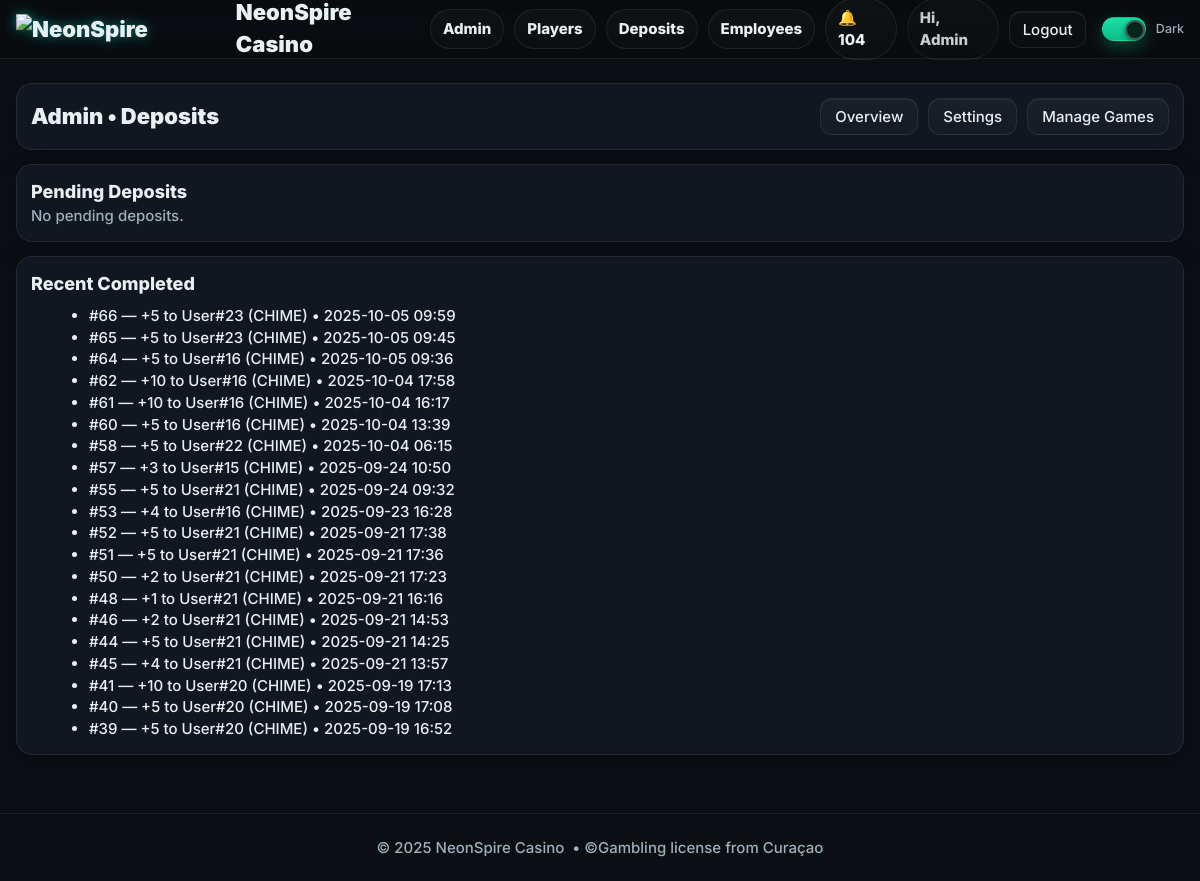
The page /admin/deposits (signed in) on the database its author committed.
### models.py (models this page shows, shortened)
class User(db.Model, UserMixin):
    __tablename__ = "users"
    id = db.Column(db.Integer, primary_key=True)
    name = db.Column(db.String(120), nullable=False)
    email = db.Column(db.String(255), unique=True, nullable=False, index=True)
    mobile = db.Column(db.String(24), nullable=True, index=True)  # E.164
    password_hash = db.Column(db.String(255), nullable=False)
    role = db.Column(db.String(20), nullable=False, default="PLAYER")  # PLAYER | EMPLOYEE | ADMIN
    email_verified = db.Column(db.Boolean, default=False, index=True)
    email_verified_at = db.Column(db.DateTime, nullable=True)
    promo_seen = db.Column(db.Boolean, default=False, index=True)
    created_at = db.Column(db.DateTime, default=datetime.utcnow)

class DepositRequest(db.Model):
    __tablename__ = "deposit_requests"
    id = db.Column(db.Integer, primary_key=True)
    user_id = db.Column(db.Integer, db.ForeignKey("users.id"), nullable=False, index=True)
    game_id = db.Column(db.Integer, db.ForeignKey("games.id"), nullable=True, index=True)
    amount = db.Column(db.Integer, nullable=False)
    method = db.Column(db.String(20), nullable=False, default="CRYPTO", index=True)  # CRYPTO|CHIME|CASHAPP
    proof_url = db.Column(db.String(500), default="")
    status = db.Column(db.String(20), default="PENDING", index=True)  # PENDING|RECEIVED|LOADED|REJECTED
    note = db.Column(db.String(300), default="")
    received_at = db.Column(db.DateTime, nullable=True)
    loaded_at = db.Column(db.DateTime, nullable=True)
    loaded_by = db.Column(db.Integer, db.ForeignKey("users.id"), nullable=True)
    credited_amount = db.Column(db.Integer, default=0)
    provider = db.Column(db.String(32), default="safepay")
    provider_order_id = db.Column(db.String(128))
    pay_url = db.Column(db.Text)
    backend_url = db.Column(db.Text)
    meta = db.Column(db.JSON, default=dict)
    created_at = db.Column(db.DateTime, default=datetime.utcnow)
    updated_at = db.Column(db.DateTime, default=datetime.utcnow, onupdate=datetime.utcnow)

### admin_bp.py (the view)
@admin_bp.get("/deposits")
@login_required
def deposits_audit():
    pending = (
        DepositRequest.query.filter_by(status="PENDING")
        .order_by(DepositRequest.created_at.desc())
        .all()
    )
    recent = (
        DepositRequest.query.filter(DepositRequest.status.in_(["LOADED", "PAID"]))
        .order_by(DepositRequest.updated_at.desc())
        .limit(20)
        .all()
    )
    return render_template("admin_deposits.html", page_title="Deposits", pending=pending, recent=recent)

### admin_bp.py (called while the page is built)
@admin_bp.before_request
def require_admin():
    if not current_user.is_authenticated:
        return redirect(url_for("auth.login_get", next=url_for("adminbp.admin_home")))
    if (current_user.role or "").upper() != "ADMIN":
        return abort(403)

### templates/admin_deposits.html
{% extends "base.html" %}
{% block content %}
<div class="shell">
  <div class="panel" style="display:flex;align-items:center;justify-content:space-between;gap:12px">
    <div style="font-weight:900;font-size:22px">Admin • Deposits</div>
    <div style="display:flex;gap:10px;flex-wrap:wrap">
      <a class="btn" href="{{ url_for('adminbp.admin_home') }}">Overview</a>
      <a class="btn" href="{{ url_for('adminbp.settings_get') }}">Settings</a>
      <a class="btn" href="{{ url_for('adminbp.games_list') }}">Manage Games</a>
    </div>
  </div>
  <div class="panel">
    <div class="h3">Pending Deposits</div>
    {% if pending and pending|length %}
      <div style="overflow:auto;border:1px solid var(--stroke);border-radius:12px;margin-top:10px">
        <table style="width:100%;border-collapse:collapse">
          <thead>
            <tr style="background:rgba(255,255,255,.03)">
              <th style="text-align:left;padding:10px 12px;border-bottom:1px solid var(--stroke)">ID</th>
              <th style="text-align:left;padding:10px 12px;border-bottom:1px solid var(--stroke)">User</th>
              <th style="text-align:left;padding:10px 12px;border-bottom:1px solid var(--stroke)">Amount</th>
              <th style="text-align:left;padding:10px 12px;border-bottom:1px solid var(--stroke)">Method</th>
              <th style="text-align:left;padding:10px 12px;border-bottom:1px solid var(--stroke)">Proof</th>
              <th style="text-align:left;padding:10px 12px;border-bottom:1px solid var(--stroke)">Created</th>
              <th style="text-align:right;padding:10px 12px;border-bottom:1px solid var(--stroke)">Actions</th>
            </tr>
          </thead>
          <tbody>
            {% for d in pending %}
            <tr>
              <td style="padding:10px 12px;border-bottom:1px solid var(--stroke)">#{{ d.id }}</td>
              <td style="padding:10px 12px;border-bottom:1px solid var(--stroke)">User#{{ d.user_id }}</td>
              <td style="padding:10px 12px;border-bottom:1px solid var(--stroke)">{{ d.amount }}</td>
              <td style="padding:10px 12px;border-bottom:1px solid var(--stroke)">{{ d.method or '—' }}</td>
              <td style="padding:10px 12px;border-bottom:1px solid var(--stroke)">
                {% if d.proof_url %}
                  <a href="{{ d.proof_url }}" target="_blank">open</a>
                {% else %}
                  <span class="muted">—</span>
                {% endif %}
              </td>
              <td style="padding:10px 12px;border-bottom:1px solid var(--stroke)">
                {% if d.created_at %}{{ d.created_at.strftime("%Y-%m-%d %H:%M") }}{% else %}—{% endif %}
              </td>
              <td style="padding:10px 12px;border-bottom:1px solid var(--stroke);text-align:right">
                <form method="post" action="{{ url_for('adminbp.deposit_mark', dep_id=d.id, action='loaded') }}" style="display:inline">
                  <button class="btn btn-primary" type="submit">Approve</button>
                </form>
                <form method="post" action="{{ url_for('adminbp.deposit_mark', dep_id=d.id, action='reject') }}" style="display:inline">
                  <button class="btn" type="submit">Reject</button>
                </form>
              </td>
            </tr>
            {% endfor %}
          </tbody>
        </table>
      </div>
    {% else %}
      <div class="muted">No pending deposits.</div>
    {% endif %}
  </div>
  {% if recent is defined %}
  <div class="panel">
    <div class="h3">Recent Completed</div>
    {% if recent and recent|length %}
      <ul style="margin:8px 0 0 18px">
        {% for r in recent %}
          <li>
            #{{ r.id }} — +{{ r.credited_amount or r.amount }}
            to User#{{ r.user_id }} ({{ r.method or '—' }})
            {% if r.loaded_at %} • {{ r.loaded_at.strftime("%Y-%m-%d %H:%M") }}{% endif %}
          </li>
        {% endfor %}
      </ul>
    {% else %}
      <div class="muted">Nothing yet.</div>
    {% endif %}
  </div>
  {% endif %}
</div>
{% endblock %}

### templates/base.html (shortened to what this page needs)
<!DOCTYPE html>
<html lang="en" data-theme="dark">
<head>
  <link rel="stylesheet" href="{{ url_for('static', filename='css/styles.css') }}?v=dm2">
</head>
<body>
  <header class="nav" style="position:sticky;top:0;z-index:50;background:rgba(0,0,0,.25);backdrop-filter:blur(8px);border-bottom:1px solid var(--stroke)">
    <div class="shell nav-inner" style="display:flex;align-items:center;justify-content:space-between;height:58px">
      <a href="{{ url_for('short_bp.lob_short') }}" class="brand" aria-label="NeonSpire Casino">
        <img class="brand-logo" src="{{ url_for('static', filename='img/logo.png') }}" alt="NeonSpire Casino">
        <span class="brand-text">NeonSpire Casino</span>
      </a>
      <nav class="nav-links" style="display:flex;align-items:center;gap:10px">
        {% if current_user.is_authenticated %}
          {% if current_user.role == 'ADMIN' %}
            <a class="pill" href="{{ url_for('adminbp.admin_home') }}">Admin</a>
            <a class="pill" href="{{ url_for('adminbp.admin_players') }}">Players</a>
            <a class="pill" href="{{ url_for('adminbp.deposits_audit') }}">Deposits</a>
            <a class="pill" href="{{ url_for('adminbp.admin_users') }}">Employees</a>
          {% elif current_user.role == 'EMPLOYEE' %}
            <a class="pill" href="{{ url_for('employeebp.employee_home') }}">Employee</a>
          {% else %}
            <a class="pill" href="{{ url_for('short_bp.mylogin_clean') }}">My Logins</a>
          {% endif %}
          <a class="pill" href="{{ url_for('notifybp.list_notifications') }}">🔔 {{ unread_count or 0 }}</a>
          <span class="pill" style="pointer-events:none;opacity:.85">
            Hi, {{ current_user.name.split(' ')[0] if current_user.name else 'Player' }}
          </span>
          <a class="btn btn-ghost" href="{{ url_for('auth.logout') }}">Logout</a>
        {% else %}
          <a class="pill" href="{{ url_for('auth.login_get') }}">Login</a>
          <a class="btn btn-primary" href="{{ url_for('short_bp.reg_short') }}">Register</a>
        {% endif %}
        <label class="toggle" style="margin-left:6px">
          <span class="track"><span class="knob"></span></span>
          <span class="label">Dark</span>
        </label>
      </nav>
    </div>
  </header>
  <div class="hero-slot">
  </div>
  <main style="padding-bottom:20px">
    {% block content %}{% endblock %}
  </main>
  <footer class="shell footer"
          style="height:68px;border-top:1px solid var(--stroke);margin-top:24px;
                 display:flex;align-items:center;justify-content:center;">
    © {{ 2025 }} NeonSpire Casino &nbsp;•&nbsp;
    <span class="muted">©Gambling license from Curaçao </span>
  </footer>
</body>
</html>

### static/css/styles.css (style rules this page uses)
:root { --bg:#0b0f14; --panel:#111720; --panel-2:#0f151d; --text:#e9f0f4; --muted:#9fb0bd; --brand:#19e1a5; --brand-2:#0bbd8a; --stroke:rgba(255,255,255,.08); --chip:#0f1c27; --shadow:0 8px 24px rgba(0,0,0,.28); }
* { box-sizing:border-box }
html,body { margin:0;background:var(--bg);color:var(--text); font:500 15px/1.45 Inter,system-ui,-apple-system,Segoe UI,Roboto,Arial; -webkit-font-smoothing:antialiased; -moz-osx-font-smoothing:grayscale; text-rendering:optimizeLegibility; }
a { color:inherit;text-decoration:none }
img { max-width:100%;display:block }
.h3 { font-weight:800;font-size:18px }
.muted { color:var(--muted) }
.shell { max-width:1220px;margin:0 auto;padding:0 16px }
.nav { backdrop-filter: blur(8px); border-bottom:1px solid var(--stroke) }
.nav-inner { display:flex;align-items:center;justify-content:space-between;height:58px }
.brand { display:flex;gap:10px;align-items:center;font-weight:900 }
.nav-links { display:flex;align-items:center;gap:10px }
.pill { display:inline-flex;align-items:center;justify-content:center; padding:8px 12px;border-radius:999px;border:1px solid var(--stroke); background:linear-gradient(180deg,rgba(255,255,255,.03),rgba(255,255,255,.01)); font-weight:800; }
.btn,.btn-mini,.btn-auth,.btn-auth-primary { display:inline-flex;align-items:center;justify-content:center;gap:8px; text-align:center; line-height:1; position:relative; overflow:hidden; white-space:nowrap; }
.btn { border:1px solid var(--stroke); background:linear-gradient(180deg,rgba(255,255,255,.04),rgba(255,255,255,.02)); color:var(--text);padding:10px 14px;border-radius:12px; box-shadow:0 1px 0 rgba(255,255,255,.05) inset; transition:filter .15s ease, transform .06s ease; }
.btn-ghost { background:linear-gradient(180deg,rgba(255,255,255,.02),rgba(255,255,255,.01)) }
.panel { background:var(--panel);border:1px solid var(--stroke);border-radius:16px;padding:14px;margin-bottom:14px;box-shadow:var(--shadow) }
.footer { display:flex;align-items:center;justify-content:center;color:var(--muted) }
html,body { width:100% !important;max-width:100% !important;overflow-x:hidden !important; }
.shell,.nav,.nav-inner,.panel,section,aside,.rail-card,.player-grid,.game-grid,.game-card,.game-media,.game-actions,.btn-grid { max-width:100% !important; }
.player-grid > *, .game-grid > *, .game-card > *, .btn-grid > *, .panel > * { min-width:0 !important; }
.toggle { display:inline-flex; align-items:center; gap:10px; cursor:pointer; }
.toggle .track { position:relative; width:44px; height:24px; border-radius:999px; background:rgba(255,255,255,.10); border:1px solid var(--stroke); transition:background .22s ease, border-color .22s ease, box-shadow .22s ease; }
.toggle .knob { position:absolute; top:2px; left:2px; width:20px; height:20px; border-radius:50%; background:#ffffff; box-shadow:0 2px 6px rgba(0,0,0,.35); transform:translateX(0); transition:transform .22s ease, background .22s ease, box-shadow .22s ease; }
.toggle input:checked + .track { background:linear-gradient(180deg,var(--brand),var(--brand-2)); border-color:transparent; box-shadow:0 6px 16px rgba(25,225,165,.28); }
.toggle input:checked + .track .knob { transform:translateX(20px); background:#06261c; box-shadow:0 2px 6px rgba(0,0,0,.4), inset 0 0 0 2px rgba(255,255,255,.25); }
.toggle .label { font-size:12.5px; color:var(--muted); user-select:none; }

### templates/base.html (style rules this page uses)
.brand { display:flex; gap:10px; align-items:center; text-decoration:none; color:inherit; font-weight:900; font-size:22px }
.brand-logo { height:30px; width:auto; display:block; filter: drop-shadow(0 0 6px rgba(0,255,233,.45)); }
.hero-slot { position:relative; z-index:2; padding-top:12px; }
header.nav { overflow:visible; }

### rows shown on the page
User: name "Admin"
DepositRequest: id "66", credited_amount+amount "5", user_id "23", method "CHIME", loaded_at "2025-10-05 09:59"
DepositRequest: id "65", credited_amount+amount "5", user_id "23", method "CHIME", loaded_at "2025-10-05 09:45"
DepositRequest: id "64", credited_amount+amount "5", user_id "16", method "CHIME", loaded_at "2025-10-05 09:36"
DepositRequest: id "62", credited_amount+amount "10", user_id "16", method "CHIME", loaded_at "2025-10-04 17:58"
DepositRequest: id "61", credited_amount+amount "10", user_id "16", method "CHIME", loaded_at "2025-10-04 16:17"
DepositRequest: id "60", credited_amount+amount "5", user_id "16", method "CHIME", loaded_at "2025-10-04 13:39"
DepositRequest: id "58", credited_amount+amount "5", user_id "22", method "CHIME", loaded_at "2025-10-04 06:15"
DepositRequest: id "57", credited_amount+amount "3", user_id "15", method "CHIME", loaded_at "2025-09-24 10:50"
DepositRequest: id "55", credited_amount+amount "5", user_id "21", method "CHIME", loaded_at "2025-09-24 09:32"
DepositRequest: id "53", credited_amount+amount "4", user_id "16", method "CHIME", loaded_at "2025-09-23 16:28"
DepositRequest: id "52", credited_amount+amount "5", user_id "21", method "CHIME", loaded_at "2025-09-21 17:38"
DepositRequest: id "51", credited_amount+amount "5", user_id "21", method "CHIME", loaded_at "2025-09-21 17:36"
DepositRequest: id "50", credited_amount+amount "2", user_id "21", method "CHIME", loaded_at "2025-09-21 17:23"
DepositRequest: id "48", credited_amount+amount "1", user_id "21", method "CHIME", loaded_at "2025-09-21 16:16"
DepositRequest: id "46", credited_amount+amount "2", user_id "21", method "CHIME", loaded_at "2025-09-21 14:53"
DepositRequest: id "44", credited_amount+amount "5", user_id "21", method "CHIME", loaded_at "2025-09-21 14:25"
DepositRequest: id "45", credited_amount+amount "4", user_id "21", method "CHIME", loaded_at "2025-09-21 13:57"
DepositRequest: id "41", credited_amount+amount "10", user_id "20", method "CHIME", loaded_at "2025-09-19 17:13"
DepositRequest: id "40", credited_amount+amount "5", user_id "20", method "CHIME", loaded_at "2025-09-19 17:08"
DepositRequest: id "39", credited_amount+amount "5", user_id "20", method "CHIME", loaded_at "2025-09-19 16:52"

### other values the page prints
{{ unread_count or 0 }} "104"
{{ 2025 }} "2025"
